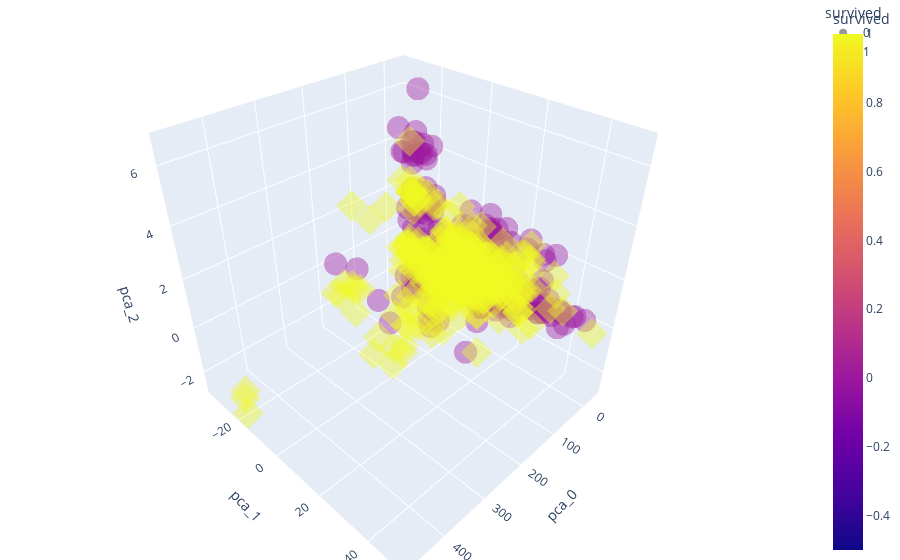

The cell this chart's notebook holds for it:
### Code cell
import plotly.express as px

fig = px.scatter_3d(pca_pd, x='pca_0', y='pca_1', z='pca_2', color='survived', symbol='survived', opacity=0.4)
fig.update_layout(margin=dict(l=0, r=0, b=0, t=0))
fig.show()

### Figure 1 — Plotly figure (JSON) as saved in the notebook; plotly's stock layout.template omitted (floating-point values rounded to 4 significant figures; data arrays with more than 128 entries replaced by an {"elided": "..."} marker saying what was removed)
{"data": [{"hovertemplate": "survived=%{marker.color}<br>pca_0=%{x}<br>pca_1=%{y}<br>pca_2=%{z}<extra></extra>", "legendgroup": "0", "marker": {"color": {"elided": "497 int values"}, "coloraxis": "coloraxis", "opacity": 0.4, "symbol": "circle"}, "mode": "markers", "name": "0", "scene": "scene", "showlegend": true, "type": "scatter3d", "x": {"elided": "497 float values"}, "y": {"elided": "497 float values"}, "z": {"elided": "497 float values"}}, {"hovertemplate": "survived=%{marker.color}<br>pca_0=%{x}<br>pca_1=%{y}<br>pca_2=%{z}<extra></extra>", "legendgroup": "1", "marker": {"color": {"elided": "339 int values"}, "coloraxis": "coloraxis", "opacity": 0.4, "symbol": "diamond"}, "mode": "markers", "name": "1", "scene": "scene", "showlegend": true, "type": "scatter3d", "x": {"elided": "339 float values"}, "y": {"elided": "339 float values"}, "z": {"elided": "339 float values"}}], "layout": {"coloraxis": {"colorbar": {"title": {"text": "survived"}}, "colorscale": [[0, "#0d0887"], [0.1111, "#46039f"], [0.2222, "#7201a8"], [0.3333, "#9c179e"], [0.4444, "#bd3786"], [0.5556, "#d8576b"], [0.6667, "#ed7953"], [0.7778, "#fb9f3a"], [0.8889, "#fdca26"], [1, "#f0f921"]]}, "legend": {"title": {"text": "survived"}, "tracegroupgap": 0}, "margin": {"b": 0, "l": 0, "r": 0, "t": 0}, "scene": {"domain": {"x": [0, 1], "y": [0, 1]}, "xaxis": {"title": {"text": "pca_0"}}, "yaxis": {"title": {"text": "pca_1"}}, "zaxis": {"title": {"text": "pca_2"}}}}}
